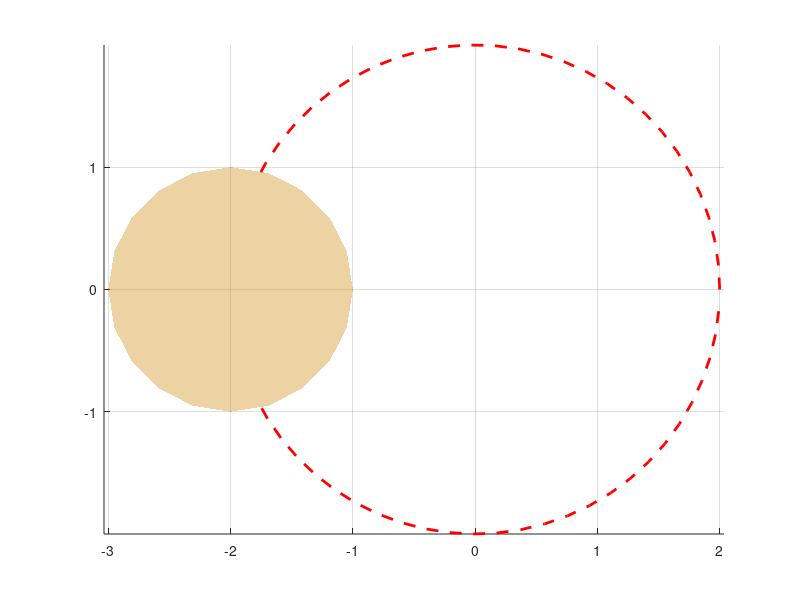

Write the MATLAB code that produced this figure. (Note: this script raises an error after producing the figure.)
%% plot the desired path
figure; hold on; grid on; set(gcf,'color','w'); axis equal;
[x, y, z]=sphere;
h1=surf(x-2,y,z, 'FaceAlpha',0.2, 'EdgeColor', 'none', 'FaceColor', [0.8 0.5 0]);  % reactive area
radius = sqrt(0.28);
h2=surf(x*radius-2,y*radius,z*radius, 'FaceAlpha',0.2, 'EdgeColor', 'none', 'FaceColor', [0.8 0 0.5]);  % repulsive area
hold on;
h3=plot3(-2,0,0,'r.','MarkerSize',100);    % obstacle

th=0:0.1:2*pi;
h4=plot3(2*cos(th),2*sin(th),zeros(size(th)), 'r--', 'LineWidth', 2); % desired path

%% plot the traj
h5=plot3(p(:,1), p(:,2), p(:,3), 'm', 'LineWidth',2);
plot3(p(1,1), p(1,2), p(1,3), 'bo','MarkerSize', 8);
xlabel('X'); ylabel('Y'); zlabel('Z');
legend([h1, h2, h4, h5],'reactive surface','repulsive surface','desired path', 'trajectory');
view(39,23)
hold off;

%% plot the error
figure; hold on; grid on; set(gcf,'color','w')
time=e.Time; 
plot(e.Time, e.Data(:,1), 'LineWidth',2);
hold off;
